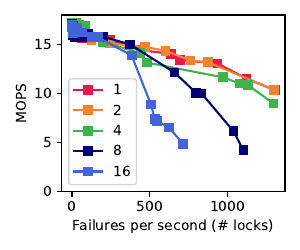

Generate this figure with Python:
import lib

import cuckoo.plot_cuckoo as plot_cuckoo
# import run_experiments as re
import cuckoo.data_management as dm
import cuckoo.orchestrator as orchestrator
import matplotlib.pyplot as plt
import numpy as np
from tqdm import tqdm




def plot_fault_rate():
    fig, axs = plt.subplots(1,1, figsize=(5,3))
    rows_per_lock = [1,2,4,8,16]
    # rows_per_lock = [1,2,4]
    for rpl in rows_per_lock:
        dirname="fault-rate/fault-rate-" + str(rpl) + "-rpl"
        stats = dm.load_statistics(dirname=dirname)
        stats=stats[0]
        ax = axs
        plot_cuckoo.throughput(ax, stats, x_axis="fault rate", decoration=False, label=str(rpl)+"rows/lock")
    ax.legend()
    ax.set_xlabel("Faults/Second")
    ax.set_ylabel("MOPS")
    ax.set_title("Throughput as a function of failures rate")
    ax.set_xscale('log')



    # ax = axs[1]
    # # plot_cuckoo.get_x_axis(stats, "virtual_lock_scale_factor")
    # plot_cuckoo.retry_breakdown(ax, stats, x_axis="virtual lock scale factor", decoration=True, label="cuckoo")
    # ax.legend()
    # # ax.set_xlabel("virtual lock scale factor")
    # # ax.set_ylabel("throughput \n(ops/rtts)*clients")
    # ax.set_title("ycsb-w")

    plt.tight_layout()
    plt.savefig("fault_rate.pdf")


def plot_fault_rate_static():
    # rpl=16
    # throughputs=[round(x,2) for x in throughputs]
    # x_axis=[round(x,2) for x in x_axis]
    # print("tput_"+str(rpl)+"=",throughputs)
    # print("x_"+str(rpl)+"=",x_axis)
    tput_1= [17.23, 17.15, 17.1, 16.79, 16.86, 16.79, 16.02, 15.67, 15.8, 15.42, 14.41,14.05, 13.41,  13.06, 11.52, 10.35]
    x_1= [0.11, 1.09, 2.04, 4.05, 8.03, 14.81, 31.89, 63.53, 103.74, 242.89, 440.76, 637.34, 691.36,  934.61, 1120.95, 1302.7]
    tput_2= [17.2, 17.1, 17.15, 16.6, 16.42, 16.21, 16.31, 16.52, 15.48, 15.14, 14.88, 14.76, 14.35,  13.36, 13.18,  10.39]
    x_2= [0.11, 1.05, 2.05, 4.05, 7.74, 15.2, 22.24, 54.59, 125.25, 244.31, 364.94, 466.83, 600.08,  761.28, 875.04,  1295.4]
    tput_4= [17.18, 17.25, 17.21, 17.15, 16.89, 16.97, 17.19, 16.97, 16.93, 15.27, 14.1, 13.15, 11.65, 11.03, 10.86, 8.98]
    x_4= [0.11, 1.04, 2.05, 4.05, 8.01, 15.5, 28.69, 46.48, 84.14, 201.15, 440.1, 481.81, 970.63, 1075.73, 1130.44, 1293.71]
    tput_8= [17.0, 16.95, 17.1, 16.92, 15.98, 15.7, 16.15, 15.72, 16.09, 15.79, 14.99, 12.15, 10.06, 10.01, 6.15, 4.23]
    x_8= [0.12, 1.04, 2.06, 4.05, 8.04, 16.02, 31.9, 63.56, 105.96, 202.0, 373.79, 657.79, 797.15, 832.42, 1037.26, 1100.66]
    tput_16= [16.73, 16.80, 17.00, 16.56, 16.13, 16.37, 16.67, 16.23, 15.79, 15.73, 13.87,  8.87, 7.42, 7.23, 6.54, 4.88]
    x_16= [0.11, 1.05, 2.07, 4.05, 8.03, 16.01, 31.91, 63.57, 126.08, 166.52, 383.22,  507.24, 531.11, 545.88, 621.72, 714.51]

    vals=[(1,tput_1,x_1),(2,tput_2,x_2),(4,tput_4,x_4),(8,tput_8,x_8), (16,tput_16,x_16)]

    fig, ax = plt.subplots(1,1, figsize=(4,2.5))
    for rpl, y, x in vals:
        ax.plot(x, y, label=str(rpl), marker="s")
    # ax.set_xscale('log')
    ax.legend()
    ax.set_ylim(0,20)
    ax.set_xlabel("Failures per second (# locks)")
    ax.set_ylabel("MOPS")
    plt.tight_layout()
    plt.savefig("fault-rate.pdf")




    # x_axis=[1,2,4,8,16,32,64,128,256,512,1024]
    # one_row_per_lock=[30 - x/100 for x in x_axis]
    # sixteen_rows_per_lock=[30 - x/50 for x in x_axis]
    # x_axis=[str(x) for x in x_axis]
    # x_axis[len(x_axis)-1] = "1K"
    # ax.legend()
    # ax.set_ylim(0,33)
    # ax.set_xlabel("Failures per second (# locks)")
    # ax.set_ylabel("MOPS")

    # ax.text(2,15, "FAKE DATA", fontsize="xx-large", color="red")
    # plt.tight_layout()
    # plt.savefig("failure_throughput.pdf")

# plot_fault_rate()
plot_fault_rate_static()
# search_success_lock_size()
# plot_search_success_lock_size()
# plot_failure_throughput_static()